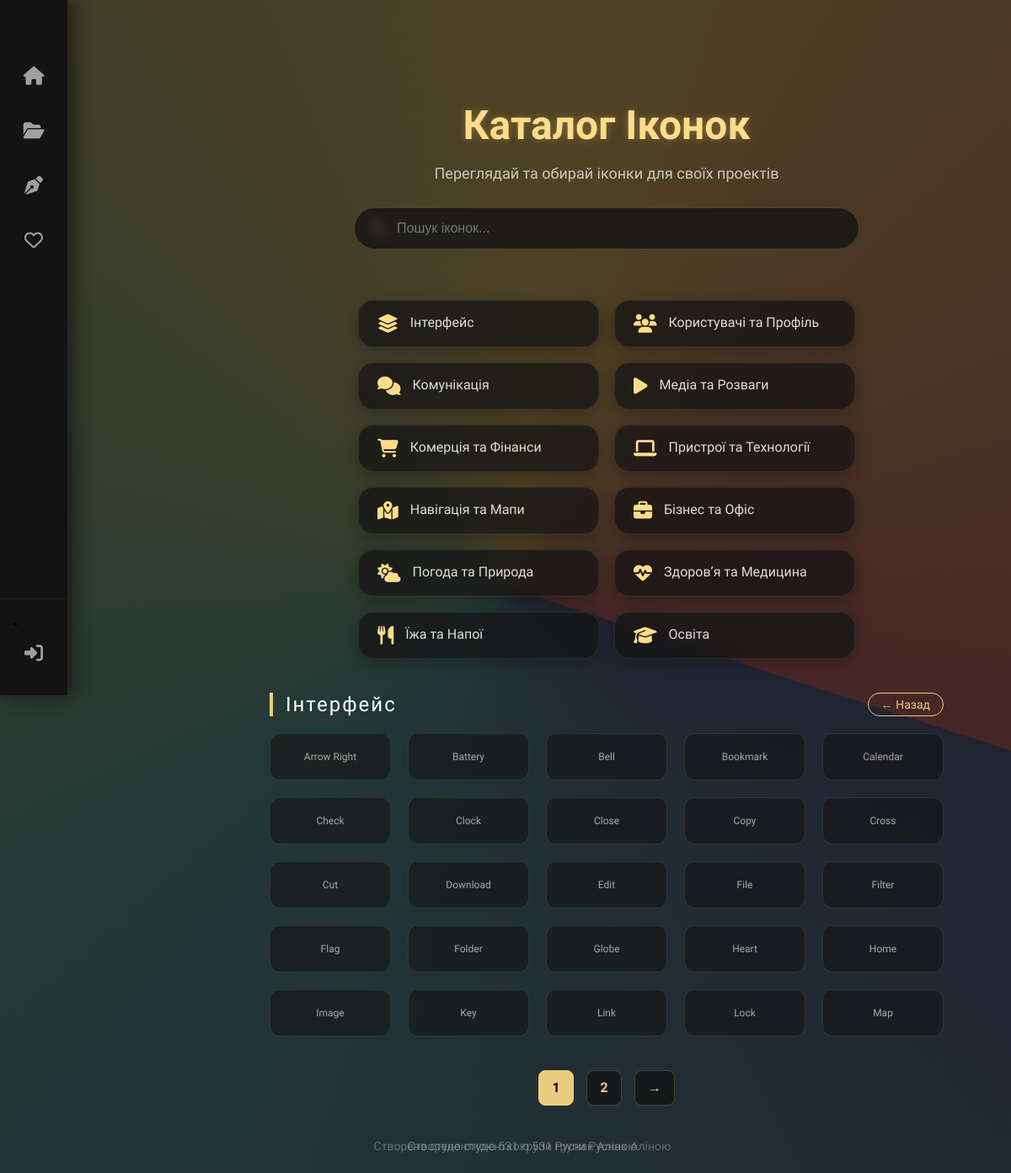
The page /php/Index.php?cat_id=1 on the database its author committed.
### tables this page shows
create table category (
	id int auto_increment primary key,
	name varchar(150) not null,
    icon_class varchar(100) not null
);

create table if not exists icon (
	id int auto_increment primary key,
    name varchar(100) not null,
	icon_class varchar(150),
	svg_path text,
    created_at TIMESTAMP DEFAULT CURRENT_TIMESTAMP, 
    
    category_id int not null,
foreign key (category_id) references category(id) on delete cascade
);

### php/home.php (the view, shortened to what this page needs)
<?php
require_once 'db.php';
include 'header.php';
$stmtCategories = $pdo->query("select * from category
                                order by id");
$categories = $stmtCategories->fetchAll();
$categoryId = isset($_GET['cat_id']) ? intval($_GET['cat_id']) : null;
$page = isset($_GET['page']) ? intval($_GET['page']) : 1;
$iconsPrePage = 25;
$offset = ($page - 1) * $iconsPrePage;
if ($categoryId) {
    $countStmt = $pdo->prepare("select count(*) from icon
                                    where category_id = :category_id");
    $countStmt->execute([
        ':category_id' => $categoryId
    ]);
        $totalicon = $countStmt->fetchColumn();
    $stmticon = $pdo->prepare("select * from icon
                                    where category_id = :category_id
                                        order by name
                                            limit :limit
                                                offset :offset");
    $stmticon->bindValue(':category_id' , $categoryId, PDO::PARAM_INT);
    $stmticon->bindValue(':limit' , $iconsPrePage, PDO::PARAM_INT);
    $stmticon->bindValue(':offset' , $offset, PDO::PARAM_INT);
        $stmticon->execute();
        $icons = $stmticon->fetchAll();
} else {
    $icons = [];
    $totalicon = 0;
}
$totalPages = ceil($totalicon / $iconsPrePage);
?>
<div class="container">
    <?php include "sidebar.php"; ?>
    <main class="main-content">
        <section class="hero-section">
            <h1 class="main-title">Каталог Іконок</h1>
            <p class="subtitle">Переглядай та обирай іконки для своїх проектів</p>
            <div class="search-wrapper">
                <i class="fa-solid fa-magnifying-glass search-icon"></i>
                <input type="text" id="searchInput" class="search-input" placeholder="Пошук іконок...">
            </div>
        </section>
        <section class="categories-section">
            <?php foreach ($categories as $category): ?>
                <a
                    href="?cat_id=<?php echo $category['id']; ?>"
                    class="category-card"
                >
                    <i class="<?= htmlspecialchars($category['icon_class'] ?? '') ?>"></i>
                        <span>
                            <?php echo htmlspecialchars($category['name']); ?>
                        </span>
                </a>
            <?php endforeach; ?>
        </section>
        <section class="icons-section">
        <div class="icons-header">
            <h2 class="icons-title">
                <?php
                    if($categoryId) {
                        foreach ($categories as $category) {
                            if ($category['id'] == $categoryId) {
                                echo htmlspecialchars($category['name']);
                            }
                        }
                    }
                ?>
            </h2>
                <?php if ($categoryId): ?>
                    <a href="home.php" class="back-btn">
                        ← Назад
                    </a>
                <?php endif; ?>
        </div>
            <div class="icons-grid" id="iconsGrid">
            <?php if (count($icons) > 0): ?>
                <?php foreach ($icons as $icon): ?>
                            <a
                                href="icon.php?id=<?php echo $icon['id']; ?>"
                                class="icon-card"
                                data-name="<?php echo strtolower($icon['name']); ?>"
                            >
                        <p>
                            <?= htmlspecialchars($icon['name']) ?>
                        </p>
                    </a>
                <?php endforeach; ?>
            <?php else: ?>
<?php endif; ?>
            </div>
            <div class="pagination">
                <?php for ($i = 1; $i <=$totalPages; $i++): ?>
                    <a
                        href="?<?php
                            if ($categoryId) {
                                echo 'cat_id=' . $categoryId . '&';
                            } echo 'page=' . $i;
                        ?>"
                        class="pagination-btn <?= ($page == $i) ? 'active' : '' ?>"
                    >
                        <?= $i ?>
                    </a>
                <?php endfor; ?>
                 <?php if ($page < $totalPages) : ?>
                    <a
                        href="?<?php
                            if ($categoryId) {
                                echo 'cat_id=' . $categoryId . '&';
                            } echo 'page=' . ($page + 1); ?>"
                            class="pagination-btn pagination-arrow"
                    >
                        →
                    </a>
                <?php endif; ?>
            </div>
        </section>
    </main>
</div>
<?php
include 'footer.php';
?>

### rows shown on the page
category: name "Інтерфейс"
category: name "Користувачі та Профіль"
category: name "Комунікація"
category: name "Медіа та Розваги"
category: name "Комерція та Фінанси"
category: name "Пристрої та Технології"
category: name "Навігація та Мапи"
category: name "Бізнес та Офіс"
category: name "Погода та Природа"
category: name "Здоров’я та Медицина"
category: name "Їжа та Напої"
category: name "Освіта"
icon: name "Arrow Right"
icon: name "Battery"
icon: name "Bell"
icon: name "Bookmark"
icon: name "Calendar"
icon: name "Check"
icon: name "Clock"
icon: name "Close"
icon: name "Copy"
icon: name "Cross"
icon: name "Cut"
icon: name "Download"
icon: name "Edit"
icon: name "File"
icon: name "Filter"
icon: name "Flag"
icon: name "Folder"
icon: name "Globe"
icon: name "Heart"
icon: name "Home"
icon: name "Image"
icon: name "Key"
icon: name "Link"
icon: name "Lock"
icon: name "Map"
